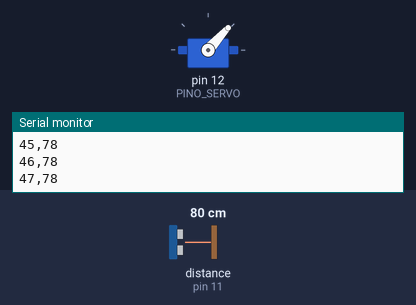
The program below on a simulated Arduino Uno, built with avr-gcc and run on an emulated ATmega328P. Shown: servo, the last lines printed to the serial monitor. Wiring (inferred from the names in the program): ultrasonic range finder: trigger pin 10; echo pin 11. The inputs (shaded band) are chosen by the test bench; at power-on: distance to the obstacle (sensor on pin 11) 80 cm. The echo pulse lasts 58.3 µs per cm.

Above: at 1.2 s.
1.3 s: distance to the obstacle (sensor on pin 11) set to 2 cm
At 1.74 s:
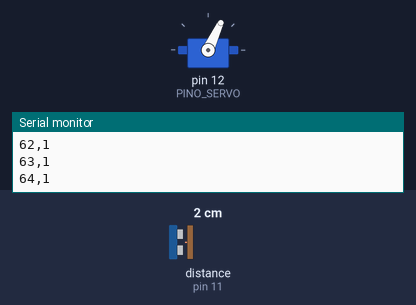
4.3 s: distance to the obstacle (sensor on pin 11) set to 250 cm
At 5.09 s:
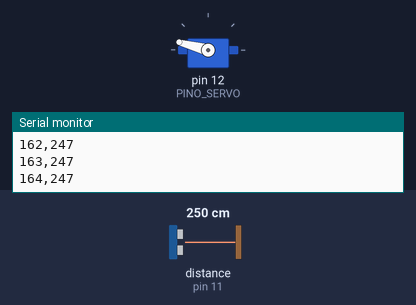
7.3 s: distance to the obstacle (sensor on pin 11) set to 60 cm
At 7.73 s:
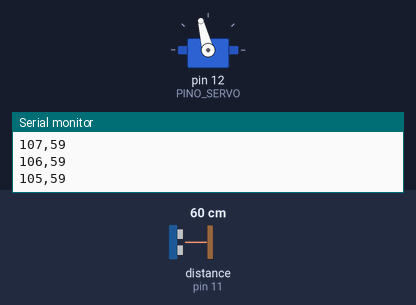
Timing chart, 0 to 16.3 s (numbered marks = the images above; inputs shaded):
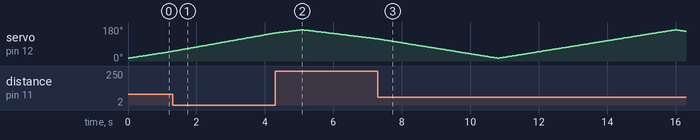

The program:

main.cpp
```cpp
// Sonar com Arduino: HC-SR04 em cima de um servo SG90, varredura de 180°
// Envia pela serial uma linha por medida no formato "angulo,distancia"

#include <Arduino.h>
#include <Servo.h>

const int PINO_TRIG  = 10;
const int PINO_ECHO  = 11;
const int PINO_SERVO = 12;

const int ANGULO_MIN = 15;   // evita forçar o servo nas pontas
const int ANGULO_MAX = 165;

Servo servo;

// Retorna a distância em cm (0 = sem eco / fora do alcance)
int medirDistancia() {
  digitalWrite(PINO_TRIG, LOW);
  delayMicroseconds(2);
  digitalWrite(PINO_TRIG, HIGH);
  delayMicroseconds(10);
  digitalWrite(PINO_TRIG, LOW);

  long duracao = pulseIn(PINO_ECHO, HIGH, 30000);  // timeout de 30 ms (~5 m)
  if (duracao == 0) return 0;
  return duracao * 0.034 / 2;  // velocidade do som: 0,034 cm/µs, ida e volta
}

void medirEEnviar(int angulo) {
  servo.write(angulo);
  delay(30);  // tempo para o servo chegar na posição

  int distancia = medirDistancia();
  Serial.print(angulo);
  Serial.print(",");
  Serial.println(distancia);
}

void setup() {
  pinMode(PINO_TRIG, OUTPUT);
  pinMode(PINO_ECHO, INPUT);
  Serial.begin(9600);
  servo.attach(PINO_SERVO);
}

void loop() {
  for (int a = ANGULO_MIN; a <= ANGULO_MAX; a++) medirEEnviar(a);
  for (int a = ANGULO_MAX; a >= ANGULO_MIN; a--) medirEEnviar(a);
}
```
